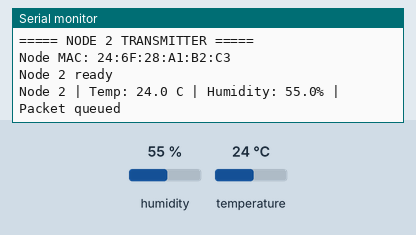
Recording of a sketch running on a simulated ESP32. Shown: the last lines printed to the serial monitor. The inputs (shaded band) are chosen by the test bench; at power-on: humidity 55 %, temperature 24 °C.

Above: at 2.3 s.
2.4 s: humidity set to 22 %
At 4.6 s:
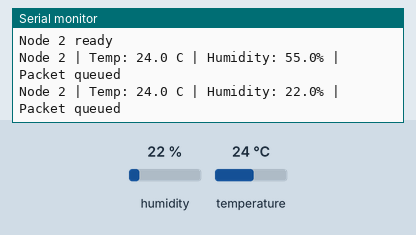
5.1 s: temperature set to 12 °C
At 5.8 s:
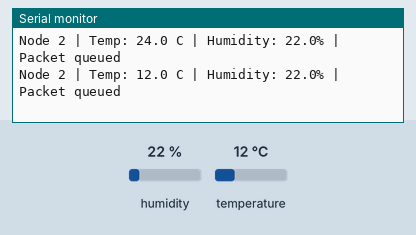
7.8 s: humidity set to 40 %
At 10.6 s:
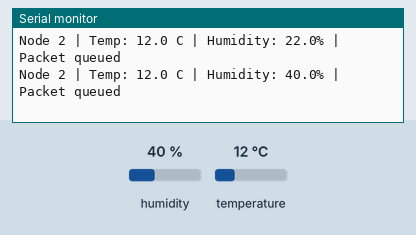
Timing chart, 0 to 12.1 s (numbered marks = the images above; inputs shaded):
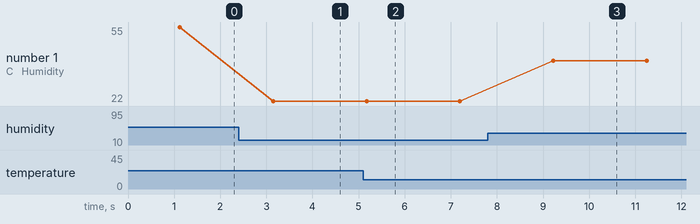

Measured:
- after the input at 2.4 s, the serial monitor: prints a new line after 0.75 s (image 1)
- after the input at 5.1 s, the serial monitor: prints a new line after 0.07 s (image 2)
- after the input at 7.8 s, the serial monitor: prints a new line after 1.4 s (image 3)
- plotted number 1: 55 → 22 after the input at 2.4 s, 22 → 40 after the input at 7.8 s

The sketch:

Node2.ino
```cpp
#include <WiFi.h>
#include <esp_now.h>
#include <esp_wifi.h>
#include <DHT.h>

#define DHT_PIN 5
#define DHT_TYPE DHT11
#define WIFI_CHANNEL 1

DHT dht(DHT_PIN, DHT_TYPE);

// Receiver MAC: 58:2A:BD:76:85:C0
uint8_t receiverMAC[] = {
  0x58, 0x2A, 0xBD, 0x76, 0x85, 0xC0
};

struct SensorPacket {
  uint8_t nodeId;
  float temperature;
  float humidity;
  uint32_t sequence;
};

SensorPacket packet;
uint32_t sequenceNumber = 0;

void setup() {
  Serial.begin(115200);
  delay(1000);

  dht.begin();

  WiFi.mode(WIFI_STA);
  WiFi.disconnect();
  delay(100);

  if (esp_wifi_set_channel(
        WIFI_CHANNEL, WIFI_SECOND_CHAN_NONE) != ESP_OK) {
    Serial.println("Channel setup failed!");
    while (true) delay(1000);
  }

  Serial.println();
  Serial.println("===== NODE 2 TRANSMITTER =====");
  Serial.print("Node MAC: ");
  Serial.println(WiFi.macAddress());

  if (esp_now_init() != ESP_OK) {
    Serial.println("ESP-NOW initialization failed!");
    while (true) delay(1000);
  }

  esp_now_peer_info_t peerInfo = {};
  memcpy(peerInfo.peer_addr, receiverMAC, 6);
  peerInfo.channel = WIFI_CHANNEL;
  peerInfo.encrypt = false;

  if (esp_now_add_peer(&peerInfo) != ESP_OK) {
    Serial.println("Failed to add receiver!");
    while (true) delay(1000);
  }

  Serial.println("Node 2 ready");
}

void loop() {
  float temperature = dht.readTemperature();
  float humidity = dht.readHumidity();

  if (isnan(temperature) || isnan(humidity)) {
    Serial.println("DHT11 reading failed!");
    delay(2000);
    return;
  }

  packet.nodeId = 2;
  packet.temperature = temperature;
  packet.humidity = humidity;
  packet.sequence = ++sequenceNumber;

  esp_err_t result = esp_now_send(
    receiverMAC,
    (uint8_t *)&packet,
    sizeof(packet)
  );

  Serial.printf(
    "Node 2 | Temp: %.1f C | Humidity: %.1f%% | ",
    temperature, humidity
  );

  if (result == ESP_OK) {
    Serial.println("Packet queued");
  } else {
    Serial.printf("Send error: %d\n", result);
  }

  delay(2000);
}
```
